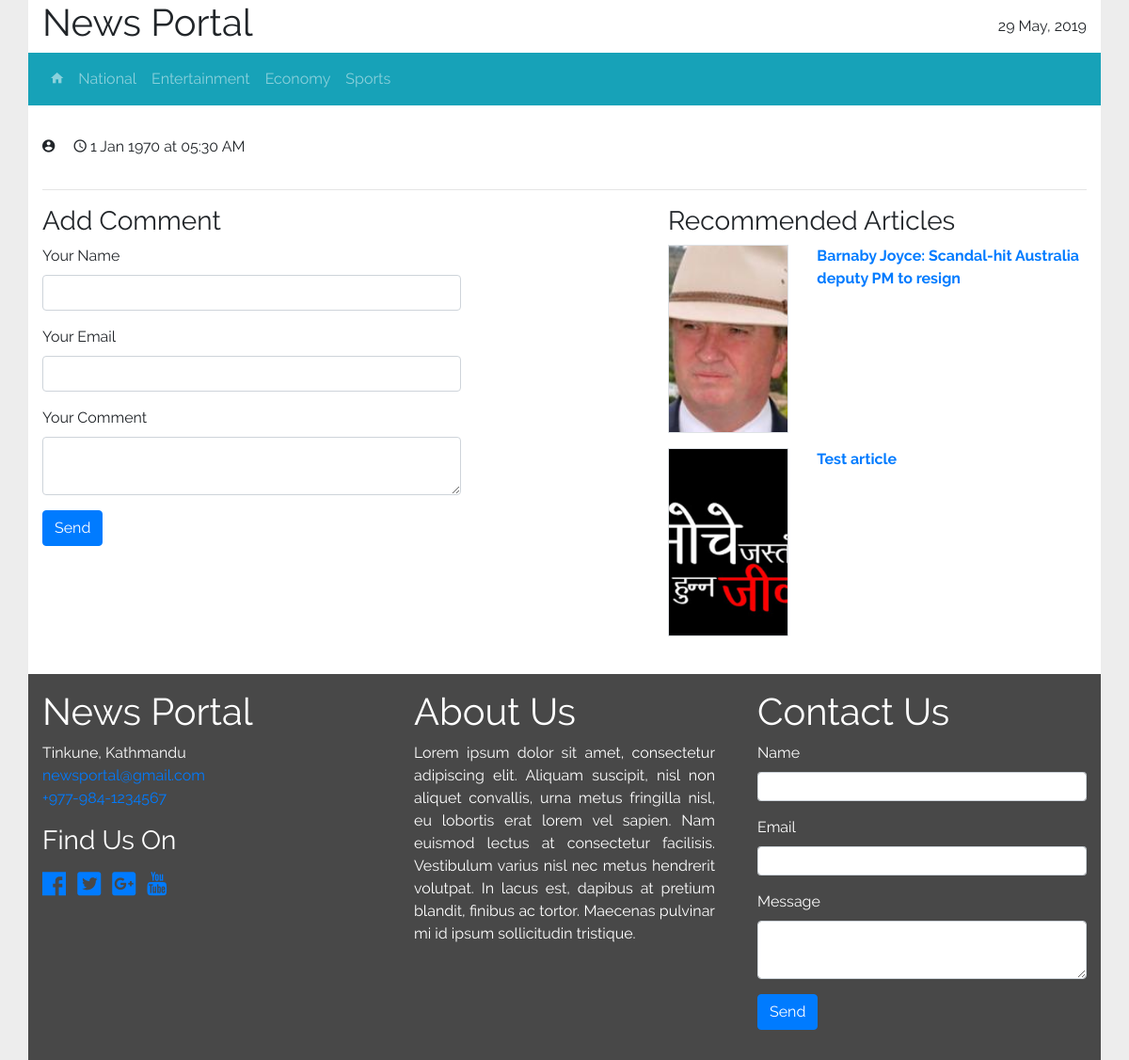
The app's page /detail.php with its own data.
### tables this page shows
CREATE TABLE `categories` (
  `id` int(11) NOT NULL,
  `name` varchar(255) NOT NULL,
  `slug` varchar(255) NOT NULL,
  `status` enum('INACTIVE','ACTIVE') NOT NULL,
  `created_at` timestamp NOT NULL DEFAULT '0000-00-00 00:00:00',
  `updated_at` timestamp NOT NULL DEFAULT '0000-00-00 00:00:00'
);

CREATE TABLE `articles` (
  `id` int(11) NOT NULL,
  `name` varchar(255) NOT NULL,
  `content` text NOT NULL,
  `featured_image` varchar(255) DEFAULT NULL,
  `slug` varchar(255) NOT NULL,
  `user_id` int(11) NOT NULL,
  `created_at` timestamp NOT NULL DEFAULT '0000-00-00 00:00:00',
  `updated_at` timestamp NOT NULL DEFAULT '0000-00-00 00:00:00',
  `published_at` timestamp NULL DEFAULT NULL,
  `status` enum('DRAFT','PENDING','PUBLISHED') DEFAULT NULL,
  `category_id` int(11) NOT NULL
);

### admin/includes/functions.php (called while the page is built, shortened)
<?php
if(!function_exists('url')) {
	function url($uri = '') {
		return SITE_URL.$uri;
	}
}
if(!function_exists('now')) {
	function now() {
		return date('Y-m-d H:i:s');
	}
}

### admin/includes/db-functions.php (called while the page is built, shortened)
<?php
if(!function_exists('db_query')) {
	function db_query($con, $sql) {
		return mysqli_query($con, $sql);
	}
}
if(!function_exists('db_num_rows')) {
	function db_num_rows($result) {
		return mysqli_num_rows($result);
	}
}
if(!function_exists('db_fetch_assoc')) {
	function db_fetch_assoc($result) {
		return mysqli_fetch_assoc($result);
	}
}

### detail.php (the view, shortened to what this page needs)
<?php
	require_once 'includes/db-conn.php';
	$s = $_GET['s'];
	$now = now();
	$sql = "SELECT * FROM articles WHERE slug = '{$s}' AND status = 'PUBLISHED' AND published_at <= '{$now}'";
	$result = db_query($con, $sql);
	$article = db_fetch_assoc($result);
	$active = '';
	require_once 'includes/header.php';
?>
	<div class="container">
		<main class="row">
			<div class="col-12 my-4">
				<div class="row">
					<div class="col-12">
					</div>
					<div class="col-12 mb-3">
						<?php
							$author = db_fetch_assoc(db_query($con, "SELECT first_name, middle_name, last_name FROM users WHERE id = '{$article['user_id']}'"));
						?>
						<span class="mr-3"><i class="zmdi zmdi-account-circle"></i> <?php echo $author['first_name'].' '.$author['middle_name'].' '.$author['last_name']; ?></span>
						<span><i class="zmdi zmdi-time"></i> <?php echo date('j M Y \a\t h:i A', strtotime($article['published_at'])); ?></span>
					</div>
					<div class="col-12">
					</div>
				</div>
				<div class="row">
					<div class="col-12">
						<hr>
					</div>
				</div>
				<div class="row">
					<div class="col-lg-5 col-md">
						<div class="row">
							<div class="col-12">
								<h3>Add Comment</h3>
							</div>
							<div class="col-12">
								<form method="post" action="<?php echo url('comment-add.php'); ?>">
									<div class="form-group">
										<label for="full_name">Your Name</label>
										<input type="text" name="full_name" id="full_name" class="form-control" required>
									</div>
									<div class="form-group">
										<label for="email">Your Email</label>
										<input type="email" name="email" id="email" class="form-control" required>
									</div>
									<div class="form-group">
										<label for="comment">Your Comment</label>
										<textarea name="comment" id="comment" class="form-control" required></textarea>
									</div>
									<div class="form-group">
										<button type="submit" class="btn btn-primary">Send</button>
									</div>
								</form>
							</div>
				</div>
				</div>
				<div class="col-lg-5 col-md ml-auto">
					<div class="row">
						<?php
						$sql = "SELECT * FROM articles WHERE status = 'PUBLISHED' AND published_at <= '{$now}'  AND id != '{$article['id']}' ORDER BY RAND() LIMIT 0,2";
						$result = db_query($con, $sql);
						if($result && db_num_rows($result) > 0):
						 ?>
						<div class="col-12">
							<h3>Recommended Articles</h3>
						</div>
						<?php while($recommended = db_fetch_assoc($result)): ?>
							<div class="col-md-12 col-6 mb-3">
								<div class="row">
									<?php if(isset($recommended['featured_image']) && !empty($recommended['featured_image']) && is_file('images/'.$recommended['featured_image'])): ?>
							<div class="col-lg-4 col-md-5">
								<div style="background-image: url('<?php echo url('images/'.$recommended['featured_image']); ?>')" class="article-thumbnail border"></div>
							</div>
							<?php endif; ?>
									<div class="col-lg-8 col-md-7">
										<a href="<?php echo url('news/'.$recommended['slug']); ?>">
										<strong><?php echo $recommended['name']; ?></strong>
									</a>
									</div>
								</div>
							</div>
						<?php endwhile; ?>
						<?php endif; ?>
					</div>
					</div>
				</div>
			</div>
		</main>
	</div>
	<?php require_once 'includes/footer.php'; ?>

### includes/nav.php (shortened to what this page needs)
<div class="row">
			<nav class="navbar navbar-expand-md navbar-dark bg-info w-100">
			  <div class="collapse navbar-collapse" id="navbarNav">
			    <ul class="navbar-nav">
			      <li class="nav-item <?php echo $active == 'home' ? 'active' : ''; ?>">
			        <a class="nav-link" href="<?php echo url(''); ?>"><i class="zmdi zmdi-home"></i></a>
			      </li>
			      <?php
			      	$sql = "SELECT name, slug FROM categories WHERE status = 'ACTIVE'";
			      	$result = db_query($con, $sql);
			      	if($result && db_num_rows($result) > 0):
			      ?>
			      <?php while($category = db_fetch_assoc($result)): ?>
			      <li class="nav-item <?php echo $active == $category['slug'] ? 'active' : ''; ?>">
			        <a class="nav-link" href="<?php echo url('category/'.$category['slug']); ?>"><?php echo $category['name']; ?></a>
			      </li>
			  	  <?php endwhile; ?>
			  	  <?php endif; ?>
			    </ul>
			  </div>
			</nav>
		</div>

### css/front.css (style rules this page uses)
body { font-family: 'Raleway', sans-serif; background-color: #ededed; }
.container { background-color: #fff; }
.article-thumbnail { width: 100%; height: 200px; background-position: center; background-size: cover; background-repeat: no-repeat; }

### records on screen
categories: name "National"
categories: name "Entertainment"
categories: name "Economy"
categories: name "Sports"
articles: featured_image (picture), name "Barnaby Joyce: Scandal-hit Australia deputy PM to resign"
articles: featured_image (picture), name "Test article"

### other values on screen
date('j M Y \a\t h:i A', strtotime($article['published_at'])) "1 Jan 1970 at 05:30 AM"
